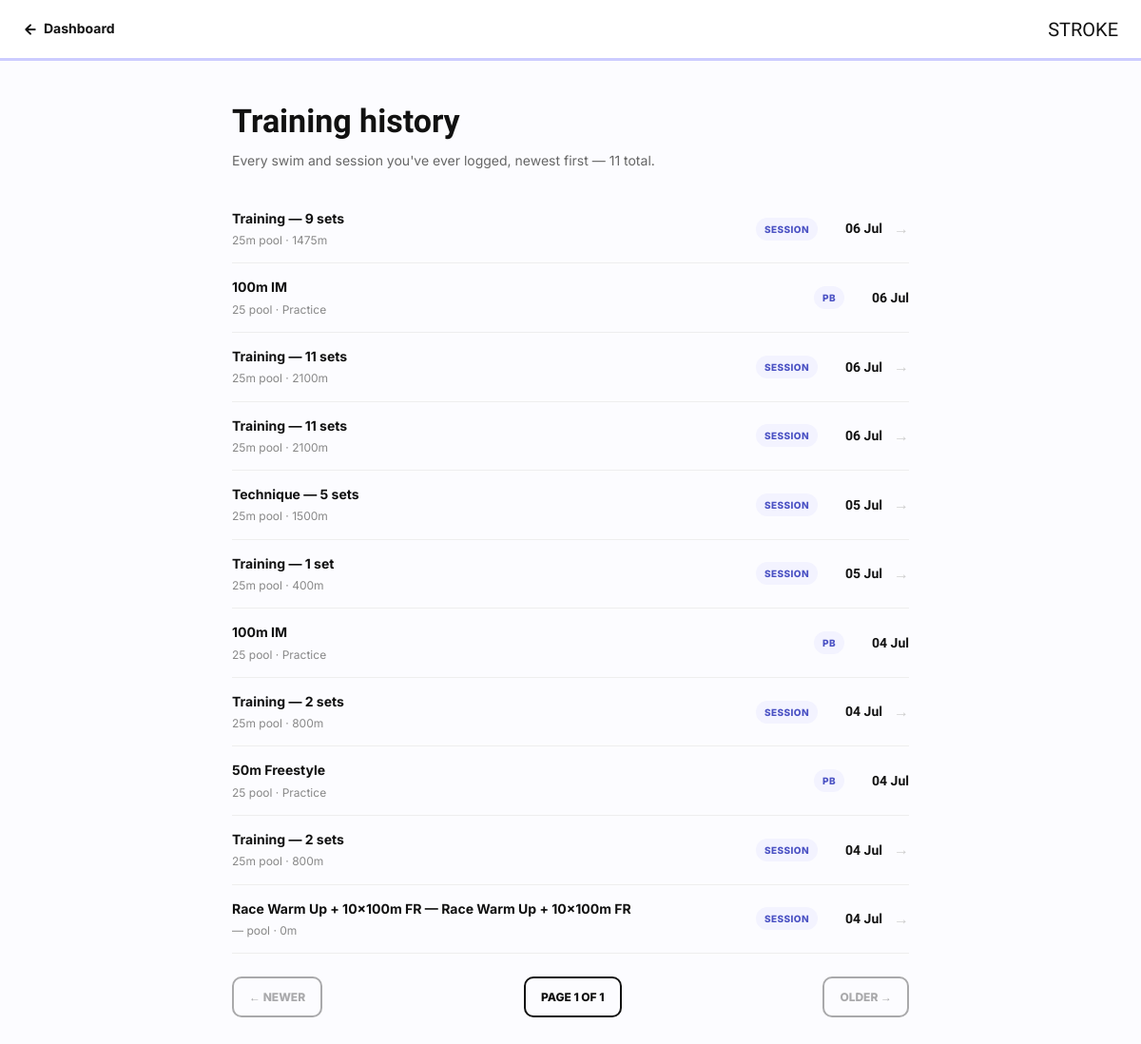
The page /history (signed in) on the database its author committed.
### models.py (models this page shows, shortened)
class Session(db.Model):
    __tablename__ = 'session'
    id = db.Column(db.Integer, primary_key=True)
    user_id = db.Column(db.Integer, db.ForeignKey('user.id'), nullable=False)
    session_type = db.Column(db.String(50))
    pool = db.Column(db.String(10))
    sets_data = db.Column(db.Text)
    notes = db.Column(db.Text)
    logged_at = db.Column(db.DateTime, default=datetime.utcnow)
    def get_sets(self):
        try:
            return json.loads(self.sets_data or '[]')
        except:
            return []
    def total_distance(self):
        total = 0
        for s in self.get_sets():
            try:
                total += int(s.get('reps', 0)) * int(s.get('dist', 0))
            except:
                pass
        return total

class Swim(db.Model):
    __tablename__ = 'swim'
    id = db.Column(db.Integer, primary_key=True)
    user_id = db.Column(db.Integer, db.ForeignKey('user.id'), nullable=False)
    event = db.Column(db.String(50), nullable=False)
    pool = db.Column(db.String(10))
    stroke = db.Column(db.String(10))
    time = db.Column(db.String(20))
    notes = db.Column(db.Text)
    logged_at = db.Column(db.DateTime, default=datetime.utcnow)
    tag = db.Column(db.String(10), default='practice')  # 'practice' or 'meet'
    splits = db.Column(db.Text)  # JSON list of 50m split strings, optional

### routes.py (the view)
@main.route('/history')
@login_required
def history():
    from app import db
    from models import Swim, Session
    swims = db.session.query(Swim).filter_by(user_id=current_user.id).all()
    sessions = db.session.query(Session).filter_by(user_id=current_user.id).all()
    entries = sorted(
        [
            {
                'type': 'swim',
                'id': s.id,
                'kind': 'PB',
                'label': s.event,
                'pool': s.pool or '—',
                'tag': s.tag or 'practice',
                'logged_at': s.logged_at,
            } for s in swims
        ] + [
            {
                'type': 'session',
                'id': s.id,
                'kind': s.session_type or 'Session',
                'label': f"{len(s.get_sets())} set" + ('s' if len(s.get_sets()) != 1 else '') if s.get_sets() else (s.session_type or 'Session'),
                'pool': s.pool or '—',
                'distance': s.total_distance(),
                'logged_at': s.logged_at,
            } for s in sessions
        ],
        key=lambda x: x['logged_at'],
        reverse=True,
    )
    PER_PAGE = 25
    page = max(1, request.args.get('page', 1, type=int))
    total_pages = max(1, (len(entries) + PER_PAGE - 1) // PER_PAGE)
    page = min(page, total_pages)
    start = (page - 1) * PER_PAGE
    page_entries = entries[start:start + PER_PAGE]
    return render_template(
        'history.html',
        entries=page_entries,
        page=page,
        total_pages=total_pages,
        total_count=len(entries),
    )

### templates/history.html (shortened to what this page needs)
<!DOCTYPE html>
<html lang="en">
<head>
<link rel="stylesheet" href="{{ url_for('static', filename='css/main.css') }}">
<link rel="stylesheet" href="{{ url_for('static', filename='css/dashboard.css') }}">
</head>
<body>
<nav class="hi-nav">
  <a href="/dashboard" class="hi-nav-back">
    <svg width="16" height="16" viewBox="0 0 24 24" fill="none" stroke="currentColor" stroke-width="3" stroke-linecap="round" stroke-linejoin="round"><path d="M19 12H5M12 5l-7 7 7 7"/></svg>
    Dashboard
  </a>
  <a href="/" class="hi-nav-logo">STROKE</a>
</nav>
<div class="hi-wrap">
  <h1 class="hi-h1">Training history</h1>
  <p class="hi-sub">Every swim and session you've ever logged, newest first — {{ total_count }} total.</p>
  {% if entries %}
    {% for e in entries %}
      {% if e.type == 'session' %}
      <a href="/history/session/{{ e.id }}" class="hi-row">
        <div class="hi-row-main">
          <div class="hi-row-title">{{ e.kind }} — {{ e.label }}</div>
          <div class="hi-row-sub">{{ e.pool }} pool · {{ e.distance }}m</div>
        </div>
        <span class="hi-row-tag">Session</span>
        <span class="hi-row-date">{{ e.logged_at.strftime('%d %b') }}</span>
        <span class="hi-row-arrow">→</span>
      </a>
      {% else %}
      <div class="hi-row">
        <div class="hi-row-main">
          <div class="hi-row-title">{{ e.label }}</div>
          <div class="hi-row-sub">{{ e.pool }} pool · {{ e.tag|capitalize }}</div>
        </div>
        <span class="hi-row-tag">PB</span>
        <span class="hi-row-date">{{ e.logged_at.strftime('%d %b') }}</span>
      </div>
      {% endif %}
    {% endfor %}
    <div class="hi-pager">
      {% if page > 1 %}
        <a href="/history?page={{ page - 1 }}">← Newer</a>
      {% else %}
        <span class="disabled">← Newer</span>
      {% endif %}
      <span class="hi-pager-label">Page {{ page }} of {{ total_pages }}</span>
      {% if page < total_pages %}
        <a href="/history?page={{ page + 1 }}">Older →</a>
      {% else %}
        <span class="disabled">Older →</span>
      {% endif %}
    </div>
  {% else %}
    <p class="panel-note">Nothing logged yet. <a href="/log">Log your first swim</a> to start building your history.</p>
  {% endif %}
</div>
</body>
</html>

### static/css/main.css (style rules this page uses)
*, *::before, *::after { box-sizing: border-box; margin: 0; padding: 0; }
html { scroll-behavior: smooth; overflow-x: hidden; }
body { font-family: 'Inter', sans-serif; background: #fcfcff; color: #111111; line-height: 1.6; min-height: 100vh; overflow-x: hidden; }
img, svg { max-width: 100%; display: block; }
button, a { cursor: pointer; }
a { color: inherit; text-decoration: none; }
nav { display: flex; align-items: center; justify-content: space-between; padding: 0 24px; height: 64px; position: sticky; top: 0; z-index: 100; background: #ffffff; border-bottom: 3px solid #ccccff; }

### templates/history.html (style rules this page uses)
.hi-wrap { max-width:760px;margin:0 auto;padding:36px 24px 90px; }
.hi-nav { display:flex;align-items:center;gap:14px;padding:20px 24px; }
.hi-nav-back { display:flex;align-items:center;gap:6px;font-weight:700;font-size:14px;color:#111;text-decoration:none; }
.hi-nav-logo { font-family:'Antonio',sans-serif;font-size:20px;margin-left:auto;color:#111;text-decoration:none; }
.hi-h1 { font-family:'Antonio',sans-serif;font-size:34px;margin:0 0 4px; }
.hi-sub { color:#666;font-size:14px;margin:0 0 24px; }
.hi-row { display:flex;align-items:center;gap:12px;padding:14px 0;border-bottom:1px solid #eee;text-decoration:none;color:#111; }
.hi-row-main { flex:1;min-width:0; }
.hi-row-title { font-weight:700;font-size:14px;overflow:hidden;text-overflow:ellipsis;white-space:nowrap; }
.hi-row-sub { font-size:12px;color:#888;margin-top:2px; }
.hi-row-tag { flex-shrink:0;font-size:10px;font-weight:800;text-transform:uppercase;letter-spacing:.04em;background:#f3f3ff;color:#4b52c4;padding:4px 9px;border-radius:20px; }
.hi-row-date { flex-shrink:0;font-family:'Antonio',sans-serif;font-weight:700;color:#111;font-size:14px;min-width:56px;text-align:right; }
.hi-row-arrow { flex-shrink:0;color:#ccc;font-size:16px; }
.hi-pager { display:flex;justify-content:space-between;align-items:center;margin-top:24px; }
.hi-pager a, .hi-pager span { padding:10px 16px;border:2.5px solid #111;border-radius:10px;font-weight:800;font-size:12px;text-transform:uppercase;text-decoration:none;color:#111; }
.hi-pager .disabled { opacity:.35;pointer-events:none; }
.hi-pager-label { font-size:12px;color:#888;font-weight:700; }

### rows shown on the page
Swim: label "100m IM", pool "25", tag "Practice", logged_at "06 Jul"
Swim: label "100m IM", pool "25", tag "Practice", logged_at "04 Jul"
Swim: label "50m Freestyle", pool "25", tag "Practice", logged_at "04 Jul"

### other values the page prints
{{ total_count }} "11"
{{ e.kind }} "Training"
{{ e.label }} "9 sets"
{{ e.pool }} "25m"
{{ e.distance }} "1475"
{{ e.logged_at.strftime('%d %b') }} "06 Jul"
{{ e.label }} "11 sets"
{{ e.distance }} "2100"
{{ e.kind }} "Technique"
{{ e.label }} "5 sets"
{{ e.distance }} "1500"
{{ e.logged_at.strftime('%d %b') }} "05 Jul"
{{ e.label }} "1 set"
{{ e.distance }} "400"
{{ e.label }} "2 sets"
